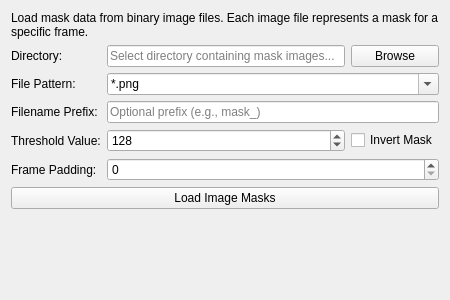
<?xml version="1.0" encoding="UTF-8"?>
<ui version="4.0">
 <class>ImageMaskLoader_Widget</class>
 <widget class="QWidget" name="ImageMaskLoader_Widget">
  <property name="geometry">
   <rect>
    <x>0</x>
    <y>0</y>
    <width>450</width>
    <height>300</height>
   </rect>
  </property>
  <property name="windowTitle">
   <string>Image Mask Loader</string>
  </property>
  <layout class="QVBoxLayout" name="verticalLayout">
   <item>
    <widget class="QLabel" name="label_description">
     <property name="text">
      <string>Load mask data from binary image files. Each image file represents a mask for a specific frame.</string>
     </property>
     <property name="wordWrap">
      <bool>true</bool>
     </property>
    </widget>
   </item>
   <item>
    <layout class="QGridLayout" name="gridLayout">
     <item row="0" column="0">
      <widget class="QLabel" name="label_directory">
       <property name="text">
        <string>Directory:</string>
       </property>
      </widget>
     </item>
     <item row="0" column="1">
      <widget class="QLineEdit" name="directory_path_edit">
       <property name="placeholderText">
        <string>Select directory containing mask images...</string>
       </property>
      </widget>
     </item>
     <item row="0" column="2">
      <widget class="QPushButton" name="browse_directory_button">
       <property name="text">
        <string>Browse</string>
       </property>
      </widget>
     </item>
     <item row="1" column="0">
      <widget class="QLabel" name="label_file_pattern">
       <property name="text">
        <string>File Pattern:</string>
       </property>
      </widget>
     </item>
     <item row="1" column="1" colspan="2">
      <widget class="QComboBox" name="file_pattern_combo">
       <property name="editable">
        <bool>true</bool>
       </property>
       <item>
        <property name="text">
         <string>*.png</string>
        </property>
       </item>
       <item>
        <property name="text">
         <string>*.jpg</string>
        </property>
       </item>
       <item>
        <property name="text">
         <string>*.bmp</string>
        </property>
       </item>
       <item>
        <property name="text">
         <string>*.tiff</string>
        </property>
       </item>
       <item>
        <property name="text">
         <string>*.*</string>
        </property>
       </item>
      </widget>
     </item>
     <item row="2" column="0">
      <widget class="QLabel" name="label_filename_prefix">
       <property name="text">
        <string>Filename Prefix:</string>
       </property>
      </widget>
     </item>
     <item row="2" column="1" colspan="2">
      <widget class="QLineEdit" name="filename_prefix_edit">
       <property name="placeholderText">
        <string>Optional prefix (e.g., mask_)</string>
       </property>
      </widget>
     </item>
     <item row="3" column="0">
      <widget class="QLabel" name="label_threshold">
       <property name="text">
        <string>Threshold Value:</string>
       </property>
      </widget>
     </item>
     <item row="3" column="1">
      <widget class="QSpinBox" name="threshold_spinbox">
       <property name="toolTip">
        <string>Pixel intensity threshold (0-255). Pixels >= threshold are considered mask pixels.</string>
       </property>
       <property name="minimum">
        <number>0</number>
       </property>
       <property name="maximum">
        <number>255</number>
       </property>
       <property name="value">
        <number>128</number>
       </property>
      </widget>
     </item>
     <item row="3" column="2">
      <widget class="QCheckBox" name="invert_mask_checkbox">
       <property name="text">
        <string>Invert Mask</string>
       </property>
       <property name="toolTip">
        <string>If checked, pixels below threshold become mask pixels (black = mask).</string>
       </property>
      </widget>
     </item>
     <item row="4" column="0">
      <widget class="QLabel" name="label_padding">
       <property name="text">
        <string>Frame Padding:</string>
       </property>
      </widget>
     </item>
     <item row="4" column="1" colspan="2">
      <widget class="QSpinBox" name="frame_padding_spinbox">
       <property name="toolTip">
        <string>Expected number of digits for frame numbers (0 = no padding requirement).</string>
       </property>
       <property name="minimum">
        <number>0</number>
       </property>
       <property name="maximum">
        <number>10</number>
       </property>
       <property name="value">
        <number>0</number>
       </property>
      </widget>
     </item>
    </layout>
   </item>
   <item>
    <widget class="QPushButton" name="load_button">
     <property name="text">
      <string>Load Image Masks</string>
     </property>
    </widget>
   </item>
   <item>
    <spacer name="verticalSpacer">
     <property name="orientation">
      <enum>Qt::Orientation::Vertical</enum>
     </property>
     <property name="sizeHint" stdset="0">
      <size>
       <width>20</width>
       <height>40</height>
      </size>
     </property>
    </spacer>
   </item>
  </layout>
 </widget>
 <resources/>
 <connections/>
</ui> 
